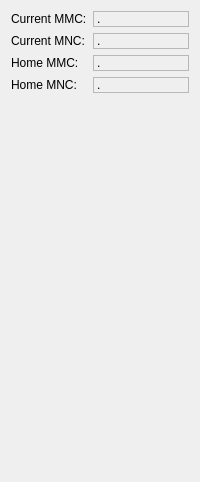
     <widget class="QWidget" name="sysnetworktab_3">
      <attribute name="title">
       <string>Network3</string>
      </attribute>
      <layout class="QGridLayout" name="gridLayout_22">
       <item row="0" column="0">
        <layout class="QHBoxLayout" name="horizontalLayout_44">
         <item>
          <widget class="QLabel" name="label_49">
           <property name="sizePolicy">
            <sizepolicy hsizetype="Minimum" vsizetype="Fixed">
             <horstretch>0</horstretch>
             <verstretch>0</verstretch>
            </sizepolicy>
           </property>
           <property name="text">
            <string>Current MMC:</string>
           </property>
          </widget>
         </item>
        </layout>
       </item>
       <item row="1" column="0">
        <layout class="QHBoxLayout" name="horizontalLayout_45">
         <item>
          <widget class="QLabel" name="label_50">
           <property name="sizePolicy">
            <sizepolicy hsizetype="Minimum" vsizetype="Fixed">
             <horstretch>0</horstretch>
             <verstretch>0</verstretch>
            </sizepolicy>
           </property>
           <property name="text">
            <string>Current MNC:</string>
           </property>
          </widget>
         </item>
        </layout>
       </item>
       <item row="2" column="0">
        <layout class="QHBoxLayout" name="horizontalLayout_46">
         <item>
          <widget class="QLabel" name="label_51">
           <property name="sizePolicy">
            <sizepolicy hsizetype="Minimum" vsizetype="Fixed">
             <horstretch>0</horstretch>
             <verstretch>0</verstretch>
            </sizepolicy>
           </property>
           <property name="text">
            <string>Home MMC:</string>
           </property>
          </widget>
         </item>
        </layout>
       </item>
       <item row="3" column="0">
        <layout class="QHBoxLayout" name="horizontalLayout_47">
         <item>
          <widget class="QLabel" name="label_52">
           <property name="sizePolicy">
            <sizepolicy hsizetype="Minimum" vsizetype="Fixed">
             <horstretch>0</horstretch>
             <verstretch>0</verstretch>
            </sizepolicy>
           </property>
           <property name="text">
            <string>Home MNC:</string>
           </property>
          </widget>
         </item>
        </layout>
       </item>
       <item row="4" column="0">
        <spacer name="verticalSpacer_19">
         <property name="orientation">
          <enum>Qt::Vertical</enum>
         </property>
         <property name="sizeHint" stdset="0">
          <size>
           <width>20</width>
           <height>378</height>
          </size>
         </property>
        </spacer>
       </item>
       <item row="0" column="1">
        <widget class="QLabel" name="currentMMCLabel">
         <property name="sizePolicy">
          <sizepolicy hsizetype="Expanding" vsizetype="Fixed">
           <horstretch>0</horstretch>
           <verstretch>0</verstretch>
          </sizepolicy>
         </property>
         <property name="frameShape">
          <enum>QFrame::StyledPanel</enum>
         </property>
         <property name="frameShadow">
          <enum>QFrame::Sunken</enum>
         </property>
         <property name="text">
          <string>.</string>
         </property>
        </widget>
       </item>
       <item row="1" column="1">
        <widget class="QLabel" name="currentMNCLabel">
         <property name="sizePolicy">
          <sizepolicy hsizetype="Expanding" vsizetype="Fixed">
           <horstretch>0</horstretch>
           <verstretch>0</verstretch>
          </sizepolicy>
         </property>
         <property name="frameShape">
          <enum>QFrame::StyledPanel</enum>
         </property>
         <property name="frameShadow">
          <enum>QFrame::Sunken</enum>
         </property>
         <property name="text">
          <string>.</string>
         </property>
        </widget>
       </item>
       <item row="2" column="1">
        <widget class="QLabel" name="homeMMCLabel">
         <property name="sizePolicy">
          <sizepolicy hsizetype="Expanding" vsizetype="Fixed">
           <horstretch>0</horstretch>
           <verstretch>0</verstretch>
          </sizepolicy>
         </property>
         <property name="frameShape">
          <enum>QFrame::StyledPanel</enum>
         </property>
         <property name="frameShadow">
          <enum>QFrame::Sunken</enum>
         </property>
         <property name="text">
          <string>.</string>
         </property>
        </widget>
       </item>
       <item row="3" column="1">
        <widget class="QLabel" name="homeMNCLabel">
         <property name="sizePolicy">
          <sizepolicy hsizetype="Expanding" vsizetype="Fixed">
           <horstretch>0</horstretch>
           <verstretch>0</verstretch>
          </sizepolicy>
         </property>
         <property name="frameShape">
          <enum>QFrame::StyledPanel</enum>
         </property>
         <property name="frameShadow">
          <enum>QFrame::Sunken</enum>
         </property>
         <property name="text">
          <string>.</string>
         </property>
        </widget>
       </item>
      </layout>
     </widget>
